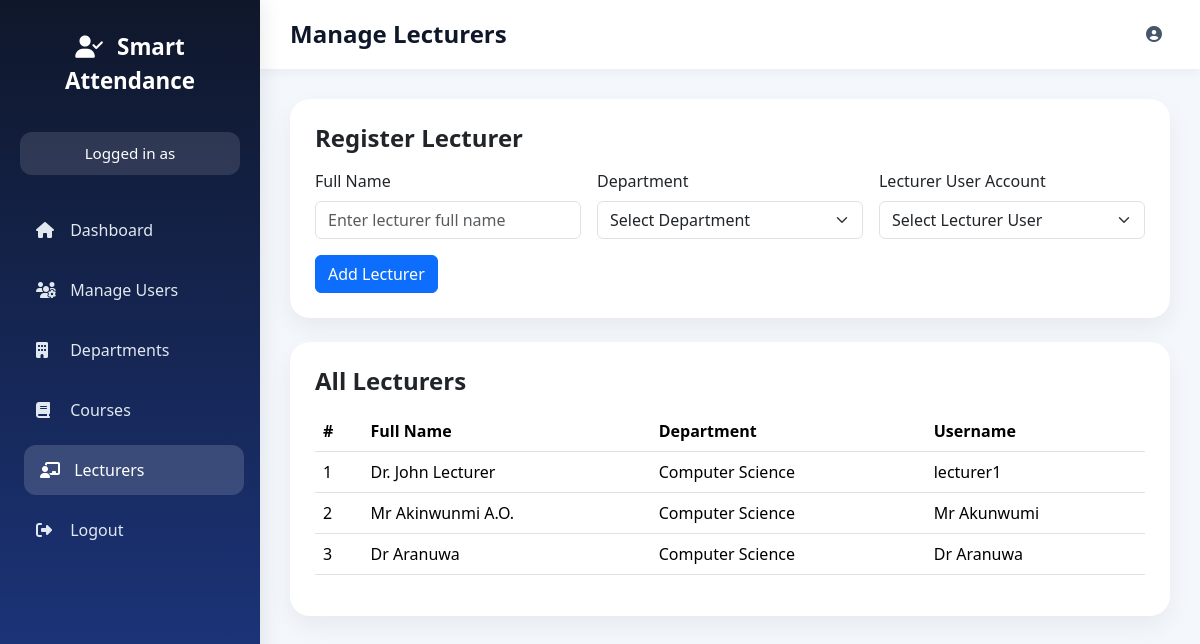
The app's page /admin/manage-lecturers (signed in) with its own data.
### models.py (models this page shows, shortened)
class Lecturer(db.Model):
    id = db.Column(db.Integer, primary_key=True)
    full_name = db.Column(db.String(150), nullable=False)
    department_id = db.Column(db.Integer, db.ForeignKey('department.id'), nullable=False)
    user_id = db.Column(db.Integer, db.ForeignKey('user.id'), nullable=False)
    department = db.relationship('Department', backref='lecturers')
    user = db.relationship('User', backref='lecturer_profile')

class Department(db.Model):
    id = db.Column(db.Integer, primary_key=True)
    name = db.Column(db.String(100), unique=True, nullable=False)

class User(db.Model):
    id = db.Column(db.Integer, primary_key=True)
    username = db.Column(db.String(50), unique=True, nullable=False)
    password_hash = db.Column(db.String(200), nullable=False)
    role = db.Column(db.String(20), nullable=False)

### routes/admin.py (the view, shortened to what this page needs)
@admin_bp.route('/manage-lecturers', methods=['GET', 'POST'])
def manage_lecturers():
    if 'user_id' not in session:
        flash("Please login first")
        return redirect(url_for('auth.login'))
    if session.get('role') != 'admin':
        flash("Access denied")
        return redirect(url_for('auth.login'))
    departments = Department.query.all()
    lecturer_users = User.query.filter_by(role='lecturer').all()
    lecturers = Lecturer.query.all()
    return render_template(
        "manage_lecturers.html",
        departments=departments,
        lecturer_users=lecturer_users,
        lecturers=lecturers
    )

### templates/manage_lecturers.html (shortened to what this page needs)
{% extends "base_dashboard.html" %}
{% block page_title %}Manage Lecturers{% endblock %}
{% block sidebar %}
<a href="{{ url_for('admin.admin_dashboard') }}">
    <i class="fas fa-house"></i> Dashboard
</a>
<a href="{{ url_for('admin.manage_users') }}">
    <i class="fas fa-users-cog"></i> Manage Users
</a>
<a href="{{ url_for('admin.manage_departments') }}">
    <i class="fas fa-building"></i> Departments
</a>
<a href="{{ url_for('admin.manage_courses') }}">
    <i class="fas fa-book"></i> Courses
</a>
<a href="{{ url_for('admin.manage_lecturers') }}" class="active-link">
    <i class="fas fa-chalkboard-teacher"></i> Lecturers
</a>
<a href="{{ url_for('auth.logout') }}">
    <i class="fas fa-right-from-bracket"></i> Logout
</a>
{% endblock %}
{% block content %}
<div class="dashboard-card mb-4">
    <h4 class="fw-bold mb-3">Register Lecturer</h4>
    <form method="POST">
        <div class="row g-3">
            <div class="col-md-4">
                <label class="form-label">Full Name</label>
                <input type="text" name="full_name" class="form-control" placeholder="Enter lecturer full name" required>
            </div>
            <div class="col-md-4">
                <label class="form-label">Department</label>
                <select name="department_id" class="form-select" required>
                    <option value="">Select Department</option>
                </select>
            </div>
            <div class="col-md-4">
                <label class="form-label">Lecturer User Account</label>
                <select name="user_id" class="form-select" required>
                    <option value="">Select Lecturer User</option>
                </select>
            </div>
        </div>
        <button type="submit" class="btn btn-primary mt-3">Add Lecturer</button>
    </form>
</div>
<div class="dashboard-card">
    <h4 class="fw-bold mb-3">All Lecturers</h4>
    <div class="table-responsive">
        <table class="table table-hover align-middle">
            <thead>
                <tr>
                    <th>#</th>
                    <th>Full Name</th>
                    <th>Department</th>
                    <th>Username</th>
                </tr>
            </thead>
            <tbody>
                {% for lecturer in lecturers %}
                <tr>
                    <td>{{ loop.index }}</td>
                    <td>{{ lecturer.full_name }}</td>
                    <td>{{ lecturer.department.name if lecturer.department else 'N/A' }}</td>
                    <td>{{ lecturer.user.username if lecturer.user else 'N/A' }}</td>
                </tr>
                {% else %}
                <tr>
                    <td colspan="4" class="text-center text-muted">No lecturers registered yet.</td>
                </tr>
                {% endfor %}
            </tbody>
        </table>
    </div>
</div>
{% endblock %}

### templates/base_dashboard.html (style rules this page uses)
body { margin: 0; font-family: 'Segoe UI', Tahoma, Geneva, Verdana, sans-serif; background: #f4f7fb; }
.sidebar a { display: block; color: #e2e8f0; text-decoration: none; padding: 13px 16px; margin-bottom: 10px; border-radius: 12px; transition: all 0.25s ease; font-weight: 500; }
.sidebar a:hover, .sidebar a.active-link { background: rgba(255,255,255,0.15); color: white; transform: translateX(4px); }
.sidebar a i { margin-right: 10px; width: 20px; }
.dashboard-card { background: white; border-radius: 20px; padding: 25px; box-shadow: 0 10px 24px rgba(15, 23, 42, 0.06); border: none; }

### records on screen
Lecturer: full_name "Dr. John Lecturer", department "Computer Science", user "lecturer1"
Lecturer: full_name "Mr Akinwunmi A.O.", department "Computer Science", user "Mr Akunwumi"
Lecturer: full_name "Dr Aranuwa", department "Computer Science", user "Dr Aranuwa"
